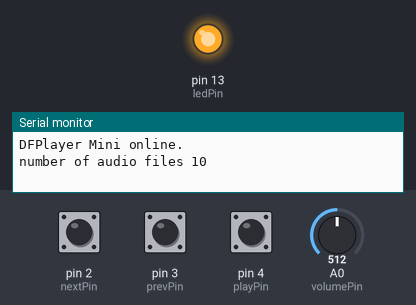
Bench run of a sketch on a simulated Arduino Uno, built with avr-gcc and run on an emulated ATmega328P. On the bench: output pins drawn as LEDs (lit = HIGH), the last lines printed to the serial monitor. The test bench sets the inputs (shaded band); at power-on: pin 4 (playPin) HIGH, pin 2 (nextPin) HIGH, pin 3 (prevPin) HIGH, A0 (volumePin) = 512. The audio player accepts every command and is not drawn.

Above: at 1.7 s.
1.8 s: pin 4 (playPin) pulled LOW for 3.2 s
At 6.4 s:
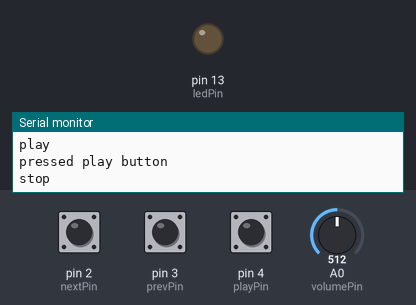
8.0 s: pin 2 (nextPin) pulled LOW for 0.15 s
At 10.2 s:
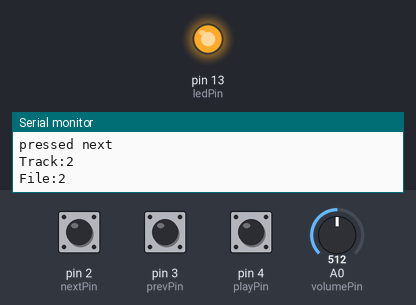
12.0 s: pin 4 (playPin) pulled LOW for 0.15 s
At 13.0 s:
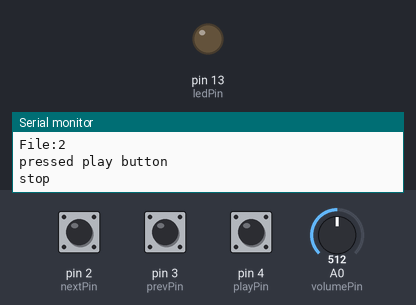
14.0 s: pin 2 (nextPin) pulled LOW for 1 s
At 15.9 s:
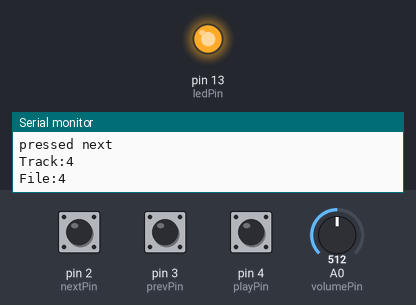
Timing chart, 0 to 17.4 s (numbered marks = the images above; inputs shaded):
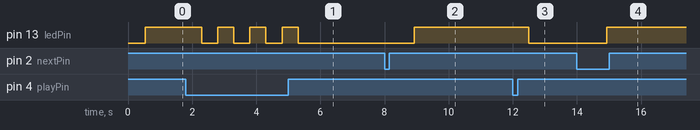

Measured:
- after the input at 1.8 s, pin 13 (ledPin): alternates HIGH for 0.50 s and LOW for 0.50 s, 7 changes in all, then stays LOW, starting after 0.50 s
- after the input at 8.0 s, pin 13 (ledPin): LOW → HIGH after 0.93 s
- after the input at 12.0 s, pin 13 (ledPin): HIGH → LOW after 0.50 s
- after the input at 14.0 s, pin 13 (ledPin): LOW → HIGH after 0.93 s

The sketch:

MusicBox_DFRobot.ino
```cpp
// (licence header left out)
/***********Notice and Trouble shooting***************
  1.Connection and Diagram can be found here
  <https://www.dfrobot.com/wiki/index.php/DFPlayer_Mini_SKU:DFR0299#Connection_Diagram>
  2.This code is tested on Arduino Uno, Leonardo, Mega boards.
 ****************************************************/

#include "Arduino.h"
#include "SoftwareSerial.h"
#include "DFRobotDFPlayerMini.h"

SoftwareSerial mySoftwareSerial(10, 11); // RX, TX
DFRobotDFPlayerMini myDFPlayer;
void printDetail(uint8_t type, int value);

int value = 0;                    // variable for reading the pin status
int nextPin = 2;
int prevPin = 3;
int volumePin = A0;
int playPin = 4;

int ledPin = 13;

bool playMode = true;

int fileToPlay = 1;
int numFiles = 4;
unsigned long timer = 0;
unsigned long timeOffset = 0;

uint8_t vol = 20;
uint8_t nVol = 20;

void setup()
{

  pinMode(nextPin, INPUT_PULLUP);
  pinMode(prevPin, INPUT_PULLUP);
  pinMode(playPin, INPUT_PULLUP);

  pinMode(ledPin, OUTPUT);

  mySoftwareSerial.begin(9600);
  Serial.begin(115200);

  Serial.println();
  Serial.println(F("DFRobot DFPlayer Mini Demo"));
  Serial.println(F("Initializing DFPlayer ... (May take 3~5 seconds)"));

  if (!myDFPlayer.begin(mySoftwareSerial)) {  //Use softwareSerial to communicate with mp3.
    Serial.println(F("Unable to begin:"));
    Serial.println(F("1.Please recheck the connection!"));
    Serial.println(F("2.Please insert the SD card!"));
    while (true) {
      delay(0); // Code to compatible with ESP8266 watch dog.
    }
  }
  Serial.println(F("DFPlayer Mini online."));

  // count number of audio files

  numFiles = myDFPlayer.readFileCounts();
  Serial.print("number of audio files "); //read all file counts in SD card
  Serial.println(numFiles);
  // setting the current volume
  vol = map(analogRead(volumePin), 1023, 0, 0, 28);
  nVol = vol;
  myDFPlayer.volume(vol);  //Set volume value. From 0 to 30
  myDFPlayer.play(fileToPlay);  //Play the first mp3
}

void loop()
{

  while (myDFPlayer.available() && (millis() - timer > 4000)) {
    timer = millis();
    Serial.print(timer);
    Serial.print(" ");
    Serial.println(millis());
    printDetail(myDFPlayer.readType(), myDFPlayer.read()); //Print the detail message from DFPlayer to handle different errors and states.
  }
  //if (!myDFPlayer.available()){
  //
  //  Serial.println("not available");
  //
  //  }

  // NEXT
  value = digitalRead(nextPin);  // read input value
  if (value == false) {
    fileToPlay++;
    playMode = true;
    Serial.println("pressed next");
    if (fileToPlay > numFiles) {
      fileToPlay = 1;
    }
    playTrack(fileToPlay);
    delay(500);
  }

  // PREV
  value = digitalRead(prevPin);  // read input value
  if (value == false) {
    fileToPlay--;

    playMode = true;
    Serial.println("pressed previous");
    if (fileToPlay < 1) {
      fileToPlay = numFiles;
    }
    playTrack(fileToPlay);
    delay(500);
  }

  //PLAY / STOP
  value = digitalRead(playPin);  // read input value
  if (value == false) {
    Serial.println("pressed play button");
    if (playMode) {
      Serial.println("stop");
      myDFPlayer.pause();  //pause the mp3
      playMode = false;
      delay(500);
    }
    else {
      myDFPlayer.start();  //start the mp3 from the pause
      Serial.println("play");
      playMode = true;
      delay(500);
    }
  }
  if (playMode) {
    digitalWrite(ledPin, HIGH);
    digitalWrite(LED_BUILTIN, HIGH);
  }
  else {
    digitalWrite(ledPin, LOW);
    digitalWrite(LED_BUILTIN, LOW);
  }


  nVol = map(analogRead(volumePin), 1023, 0, 0, 28);
  if (abs(nVol - vol) > 2) {
    vol = nVol;
    myDFPlayer.volume(vol);
    Serial.println("volume changed");
    delay(50);
  }

}


void playTrack(uint8_t track) {
  myDFPlayer.stop();
  delay(200);
  myDFPlayer.play(track);
  delay(200);
  int file = myDFPlayer.readCurrentFileNumber();

  Serial.print("Track:"); Serial.println(track);
  Serial.print("File:"); Serial.println(file);
  if (file == -1) { // exception when in pause
    myDFPlayer.start();
    myDFPlayer.play(track);
    delay(200);
    file = track;
    fileToPlay = file;

  }
  else {
    while (file != track) {

      myDFPlayer.play(track);
      delay(200);
      file = myDFPlayer.readCurrentFileNumber();
      fileToPlay = file;
    }
  }
}

void printDetail(uint8_t type, int value) {
  switch (type) {
    case TimeOut:
      Serial.println(F("Time Out!"));
      break;
    case WrongStack:
      Serial.println(F("Stack Wrong!"));
      break;
    case DFPlayerCardInserted:
      Serial.println(F("Card Inserted!"));
      break;
    case DFPlayerCardRemoved:
      Serial.println(F("Card Removed!"));
      break;
    case DFPlayerCardOnline:
      Serial.println(F("Card Online!"));
      break;
    case DFPlayerUSBInserted:
      Serial.println("USB Inserted!");
      break;
    case DFPlayerUSBRemoved:
      Serial.println("USB Removed!");
      break;
    case DFPlayerPlayFinished:
      Serial.print(F("Number:"));
      Serial.print(value);
      Serial.println(F(" Play Finished!"));
      fileToPlay++;
      delay(3000);
      Serial.println(F(" Play next in cue"));
      playMode = true;
      if (fileToPlay > numFiles) {
        Serial.println(F("Play from the beginning!"));
        fileToPlay = 1;
      }
      playTrack(fileToPlay);
      break;
    case DFPlayerError:
      Serial.print(F("DFPlayerError:"));
      switch (value) {
        case Busy:
          Serial.println(F("Card not found"));
          break;
        case Sleeping:
          Serial.println(F("Sleeping"));
          break;
        case SerialWrongStack:
          Serial.println(F("Get Wrong Stack"));
          break;
        case CheckSumNotMatch:
          Serial.println(F("Check Sum Not Match"));
          break;
        case FileIndexOut:
          Serial.println(F("File Index Out of Bound"));
          break;
        case FileMismatch:
          Serial.println(F("Cannot Find File"));
          break;
        case Advertise:
          Serial.println(F("In Advertise"));
          break;
        default:
          break;
      }
      break;
    default:
      break;
  }

}
```
